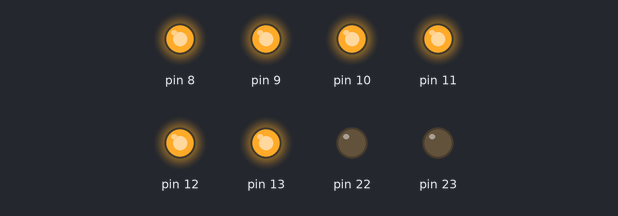
Bench run of a sketch on a simulated Arduino Uno, built with avr-gcc and run on an emulated ATmega328P. On the bench: output pins drawn as LEDs (lit = HIGH).

Above: at 0.6 s.
At 2.8 s:
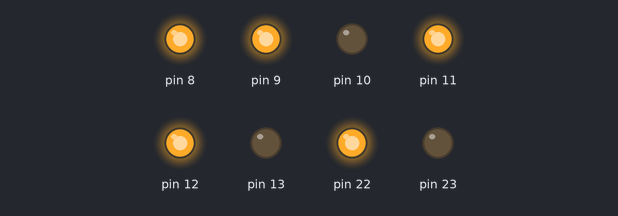
At 4.0 s:
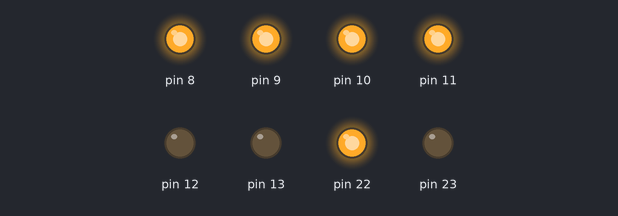
At 6.2 s:
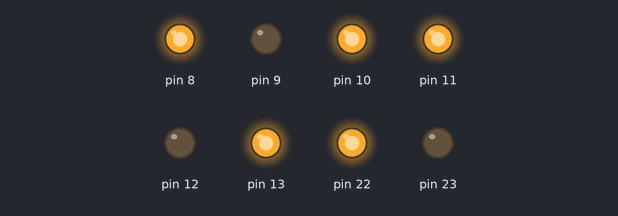
At 9.5 s:
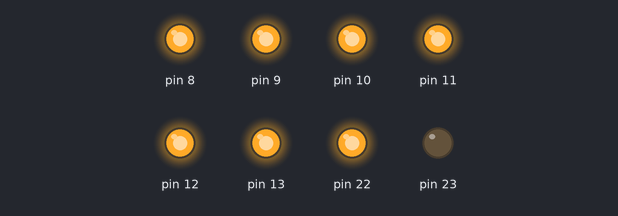
At 12.9 s:
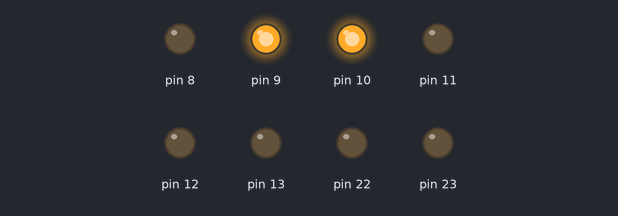
Timing chart, 0 to 14.5 s (numbered marks = the images above):
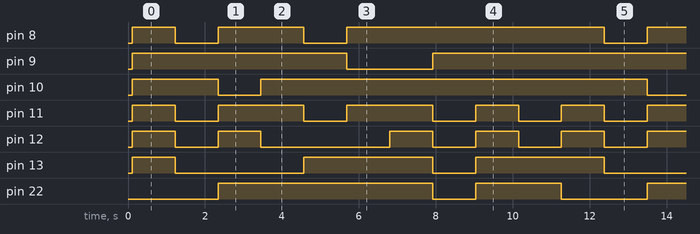

Measured:
- by itself, pin 8: repeats every 11.2 s: LOW 1.1 s, HIGH 2.2 s, LOW 1.1 s, HIGH 6.7 s
- by itself, pin 9: repeats every 11.2 s: LOW 2.2 s, HIGH 8.9 s
- by itself, pin 10: repeats every 11.2 s: LOW 1.1 s, HIGH 10.0 s
- by itself, pin 11: repeats every 11.2 s: 2 × (LOW 1.1 s, HIGH 2.2 s), 2 × (LOW 1.1 s, HIGH 1.1 s)
- by itself, pin 12: repeats every 11.2 s: LOW 1.1 s, HIGH 1.1 s, LOW 3.3 s, 2 × (HIGH 1.1 s, LOW 1.1 s), HIGH 1.1 s
- by itself, pin 13: repeats every 11.2 s: LOW 3.3 s, HIGH 3.3 s, LOW 1.1 s, HIGH 3.3 s
- by itself, pin 22: repeats every 11.2 s: LOW 1.1 s, HIGH 2.2 s, LOW 2.2 s, HIGH 5.6 s

The sketch:

sketch.ino
```cpp
char arr[10] = {0b00111111, 0b00000110, 0b01011011, 0b01001111, 0b01100110, 0b01101101,0b01111101,0b00000111, 0b01111111, 0b01100111};
void setup() {
  // put your setup code here, to run once:
  volatile char *DDR;
  DDR = 0x21; //A
  *DDR = 0xFF;
  DDR = 0x24; //B
  *DDR = 0xFF;
  DDR = 0x30; //F
  *DDR = 0xFF;
  DDR = 0x107; //K
  *DDR = 0xFF;
}

void loop() {
  // put your main code here, to run repeatedly:
  volatile char *data;
    for(int i = 0; i<10; i++){
      for(int j = 0; j<10; j++){
        for(int k = 0; k<10; k++){
          for(int l = 0; l<10; l++){
            data = 0x22;
            *data = arr[l];
            for(volatile long m = 0; m<50000; m++);
            data = 0x25;
            *data = arr[k];
            data = 0x31;
            *data = arr[j];
            data = 0x108;
            *data = arr[i];
            for(volatile long m = 0; m<1000; m++);
          }
        }
      }
    }
}
```
